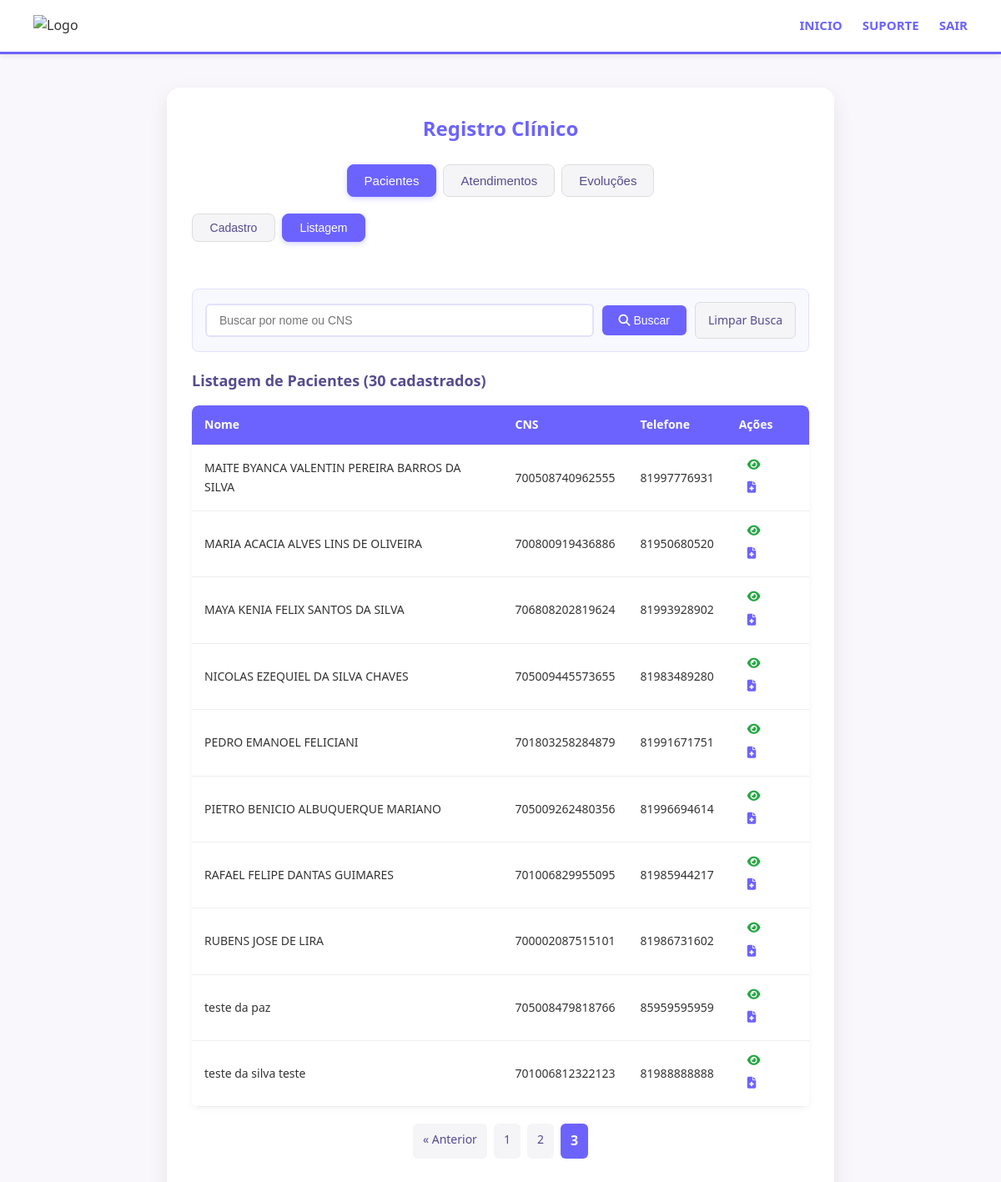
Page /app/r_clinico/pcnt/?sub=documentos&pagina=3 (signed in) on the committed database.
### tables this page shows
CREATE TABLE `paciente` (
  `id` int NOT NULL AUTO_INCREMENT,
  `cns` char(15) DEFAULT NULL COMMENT 'Cartão Nacional de Saúde (opcional se tiver CPF)',
  `nome` varchar(100) NOT NULL COMMENT 'Nome completo do paciente',
  `data_nascimento` date NOT NULL COMMENT 'Data de nascimento',
  `sexo` char(1) NOT NULL COMMENT 'Sexo (M/F)',
  `raca_cor` char(2) DEFAULT NULL COMMENT 'Raça/cor (01-06 conforme tabela)',
  `etnia` char(4) DEFAULT NULL COMMENT 'Código de etnia (se raça=05)',
  `nacionalidade` char(3) DEFAULT NULL COMMENT 'Código de nacionalidade',
  `cep` char(8) DEFAULT NULL COMMENT 'CEP do endereço',
  `endereco` varchar(100) DEFAULT NULL COMMENT 'Nome do logradouro',
  `numero` varchar(10) DEFAULT NULL COMMENT 'Número do endereço',
  `complemento` varchar(20) DEFAULT NULL COMMENT 'Complemento do endereço',
  `bairro` varchar(50) DEFAULT NULL COMMENT 'Bairro',
  `municipio_ibge` char(6) DEFAULT NULL COMMENT 'Código IBGE do município',
  `telefone` char(11) DEFAULT NULL COMMENT 'Telefone com DDD',
  `email` varchar(50) DEFAULT NULL COMMENT 'E-mail',
  `cpf` char(11) DEFAULT NULL COMMENT 'CPF (opcional se tiver CNS)',
  `situacao_rua` char(1) DEFAULT NULL COMMENT 'Situação de rua (S/N)',
  `data_cadastro` timestamp NULL DEFAULT CURRENT_TIMESTAMP COMMENT 'Data do cadastro',
  `data_atualizacao` timestamp NULL DEFAULT CURRENT_TIMESTAMP ON UPDATE CURRENT_TIMESTAMP COMMENT 'Última atualização',
  `codigo_logradouro` varchar(45) DEFAULT '1',
  PRIMARY KEY (`id`)
);

### app/r_clinico/pcnt/classes/conteudo.r_clinico.pcnt.class.php (the view, shortened to what the rows shown need)
<?php
include_once "paciente.class.php";
class ConteudoRClinicoPCNT
{
    private $paciente;
    private $paciente_id;
    public function __construct($paciente_id = null)
    {
        $this->paciente = new Paciente();
        $this->paciente_id = $paciente_id;
    }
    public function render()
    {
$html = <<<HTML
            <!DOCTYPE html>
            <html lang="pt-BR">
            <head>
                <meta charset="UTF-8">
                <meta name="viewport" content="width=device-width, initial-scale=1.0">
                <title>Registro Clínico - Pacientes</title>
                <link rel="stylesheet" href="./src/style.css">
                <link rel="stylesheet" href="https://cdnjs.cloudflare.com/ajax/libs/font-awesome/6.6.0/css/all.min.css  ">
            </head>
HTML;
        $body = $this->renderBody();
        $html .= $body;
        $html .= <<<HTML
            <script src="./src/script.js"></script>
            <script src="https://cdnjs.cloudflare.com/ajax/libs/jquery/3.6.0/jquery.min.js  "></script>
            <script src="https://cdnjs.cloudflare.com/ajax/libs/jquery.mask/1.14.16/jquery.mask.min.js  "></script>
        </body>
        </html>
HTML;
        return $html;
    }
    private function renderBody()
    {
        $resultado = null;
        $pacienteBuscado = null;
$html = <<<HTML
            <body>
                <header>
                    <div class="logo">
                        <img src="#" alt="Logo">
                    </div>
                    <nav>
                        <ul>
                            <li><a href="../../">INICIO</a></li>
                            <li><a href="#">SUPORTE</a></li>
                            <li><a href="?sair">SAIR</a></li>
                        </ul>
                    </nav>
                </header>
                <section class="simple-box">
                    <h2>Registro Clínico</h2>
                    <div class="tabs" id="main-tabs">
                        <button class="tab-btn active" onclick="redirectToTab('pacientes')">Pacientes</button>
                        <button class="tab-btn" onclick="redirectToTab('atendimentos')">Atendimentos</button>
                        <button class="tab-btn" onclick="redirectToTab('evolucoes')">Evoluções</button>
                    </div>
                    <div id="sub-tabs">
                        <div class="sub-tabs" id="sub-pacientes">
                            <button class="tab-btn" data-main="pacientes" data-sub="cadastro" onclick="showSubTab('pacientes', 'cadastro', this)">Cadastro</button>
                            <button class="tab-btn active" data-main="pacientes" data-sub="documentos" onclick="showSubTab('pacientes', 'documentos', this)">Listagem</button>
HTML;
$html .= <<<HTML
                            </div>
                        </div>
                        <div id="tab-content">
                            <div id="pacientes-cadastro" class="tab-content" style="display:none;">
                                {$this->getFormularioCadastro($resultado)}
                            </div>
                            <div id="pacientes-documentos" class="tab-content active">
                                {$this->getListagemPacientes($resultado, $pacienteBuscado)}
                            </div>
                            <div id="pacientes-historico" class="tab-content" style="display:none;">
HTML;
            if ($this->paciente_id) {
                $html .= $this->getHistoricoEvolucoesPorPaciente($this->paciente_id);
            } else {
                $html .= '<div class="form-message error">Paciente não especificado para exibir histórico.</div>';
            }
$html .= <<<HTML
                        </div>
                        <div id="pacientes-edicao" class="tab-content" style="display:none;">
                            {$this->getFormularioEdicao($resultado)}
                        </div>
                    </div>
                </section>
                <div id="modal-exclusao" class="modal" style="display:none;">
                    <div class="modal-content">
                        <div class="modal-header">
                            <h3>Confirmar Exclusão</h3>
                            <span class="close-modal" onclick="fecharModal()">&times;</span>
                        </div>
                        <div class="modal-body">
                            <p>Tem certeza que deseja excluir este paciente?</p>
                            <p><strong>Esta ação não pode ser desfeita.</strong></p>
                        </div>
                        <div class="modal-footer">
                            <button class="btn-cancel" onclick="fecharModal()">Cancelar</button>
                            <button class="btn-delete" id="confirmar-exclusao">Excluir</button>
                        </div>
                    </div>
                </div>
                <script src="./src/script.js"></script>
                <script src="https://cdnjs.cloudflare.com/ajax/libs/jquery/3.6.0/jquery.min.js  "></script>
                <script src="https://cdnjs.cloudflare.com/ajax/libs/jquery.mask/1.14.16/jquery.mask.min.js  "></script>
            </body>
HTML;
        return $html;
    }
    private function getListagemPacientes($resultado = null, $pacienteBuscado = null)
    {
        $mensagens = '';
        $termoBusca = $_GET['busca'] ?? '';
        $formularioBusca = '';
        $tabelaPacientes = '';
        $controls = '';
        if ($pacienteBuscado) {
            $dataNasc = date('d/m/Y', strtotime($pacienteBuscado['data_nascimento']));
            $tabelaPacientes = '
            <div class="table-container">
                <div class="paciente-detalhe">
                    <h3>Dados do Paciente Encontrado</h3>
                    <div class="paciente-info">
                        <p><strong>ID:</strong> ' . htmlspecialchars($pacienteBuscado['id']) . '</p>
                        <p><strong>Nome:</strong> ' . htmlspecialchars($pacienteBuscado['nome']) . '</p>
                        <p><strong>CNS:</strong> ' . (!empty($pacienteBuscado['cns']) ? htmlspecialchars($pacienteBuscado['cns']) : '-') . '</p>
                        <p><strong>Data de Nascimento:</strong> ' . $dataNasc . '</p>
                        <p><strong>Sexo:</strong> ' . ($pacienteBuscado['sexo'] == 'M' ? 'Masculino' : 'Feminino') . '</p>
                        <p><strong>Telefone:</strong> ' . (!empty($pacienteBuscado['telefone']) ? htmlspecialchars($pacienteBuscado['telefone']) : '-') . '</p>
                        <p><strong>Email:</strong> ' . (!empty($pacienteBuscado['email']) ? htmlspecialchars($pacienteBuscado['email']) : '-') . '</p>
                        <p><strong>Endereço:</strong> ' . htmlspecialchars($pacienteBuscado['endereco'] . ', ' . $pacienteBuscado['numero'] . (!empty($pacienteBuscado['complemento']) ? ' - ' . $pacienteBuscado['complemento'] : '')) . '</p>
                        <p><strong>Bairro:</strong> ' . htmlspecialchars($pacienteBuscado['bairro']) . '</p>
                        <p><strong>CEP:</strong> ' . (!empty($pacienteBuscado['cep']) ? htmlspecialchars($pacienteBuscado['cep']) : '-') . '</p>
                        <p><strong>Raça/Cor:</strong> ' . $this->getDescricaoRacaCor($pacienteBuscado['raca_cor']) . '</p>
                        <p><strong>Nacionalidade:</strong> ' . $this->getDescricaoNacionalidade($pacienteBuscado['nacionalidade']) . '</p>
                        <p><strong>Situação de Rua:</strong> ' . ($pacienteBuscado['situacao_rua'] == 'S' ? 'Sim' : 'Não') . '</p>
                    </div>
                    <div class="paciente-actions">
                        <button class="btn-edit" onclick="editarPaciente(' . $pacienteBuscado['id'] . ')" title="Editar">
                            <i class="fas fa-edit"></i> Editar
                        </button>
                        <button class="btn-delete" onclick="confirmarExclusao(' . $pacienteBuscado['id'] . ')">
                            <i class="fas fa-trash"></i> Excluir
                        </button>
                        <button class="btn-evolucao" onclick="abrirEvolucao(' . $pacienteBuscado['id'] . ')">
                            <i class="fas fa-file-medical"></i> Evolução
                        </button>
                        <button class="btn-historico" onclick="showSubTab(\'pacientes\', \'historico\', this)">
                            <i class="fas fa-history"></i> Histórico
                        </button>
                        <a href="?sub=documentos" class="btn-clear">
                            <i class="fas fa-arrow-left"></i> Voltar
                        </a>
                    </div>
                </div>
            </div>';
        } else {
            $pagina = isset($_GET['pagina']) && is_numeric($_GET['pagina']) ? (int)$_GET['pagina'] : 1;
            $porPagina = 10;
            $pacientes = $this->paciente->buscarPorTermoPaginado($termoBusca, $pagina, $porPagina);
            $totalPacientes = $this->paciente->getTotalPacientes($termoBusca);
            $totalPaginas = ceil($totalPacientes / $porPagina);
            $formularioBusca = '
            <div class="search-bar">
                <form method="GET" class="search-form">
                    <input type="hidden" name="sub" value="documentos">
                    <input type="text" name="busca" placeholder="Buscar por nome ou CNS"
                        value="' . htmlspecialchars($termoBusca) . '" maxlength="100">
                    <button type="submit" class="btn-search">
                        <i class="fas fa-search"></i> Buscar
                    </button>
                    <a href="?sub=documentos" class="btn-clear">Limpar Busca</a>
                </form>
            </div>';
            if (!empty($pacientes)) {
                $tabelaPacientes = '
                <div class="table-container">
                    <table class="pacientes-table">
                        <thead>
                            <tr>
                                <th>Nome</th>
                                <th>CNS</th>
                                <th>Telefone</th>
                                <th>Ações</th>
                            </tr>
                        </thead>
                        <tbody>';
                foreach ($pacientes as $paciente) {
                    $tabelaPacientes .= '
                        <tr>
                            <td>' . htmlspecialchars($paciente['nome']) . '</td>
                            <td>' . (!empty($paciente['cns']) ? htmlspecialchars($paciente['cns']) : '-') . '</td>
                            <td>' . (!empty($paciente['telefone']) ? htmlspecialchars($paciente['telefone']) : '-') . '</td>
                            <td>
                                <a href="?id=' . $paciente['id'] . '&sub=documentos" class="btn-view" title="Visualizar">
                                    <i class="fas fa-eye"></i>
                                </a>
                                <button class="btn-edit" onclick="abrirEvolucao(' . $paciente['id'] . ')" title="Evolucao">
                                    <i class="fas fa-file-medical"></i>
                                </button>
                            </td>
                        </tr>';
                }
                $tabelaPacientes .= '
                        </tbody>
                    </table>
                </div>
                <div class="table-actions">
                    <button class="btn-delete-multiple" onclick="excluirSelecionados()" id="btn-excluir-selecionados" style="display:none;">
                        <i class="fas fa-trash"></i> Excluir Selecionados
                    </button>
                </div>';
                if ($totalPaginas > 1) {
                    $controls = '<div class="pagination-controls">';
                    if ($pagina > 1) {
                        $prev = $pagina - 1;
                        $controls .= '<a href="?sub=documentos' . (!empty($termoBusca) ? '&busca=' . urlencode($termoBusca) : '') . '&pagina=' . $prev . '" class="btn-pagination">&laquo; Anterior</a>';
                    }
                    for ($i = max(1, $pagina - 2); $i <= min($totalPaginas, $pagina + 2); $i++) {
                        if ($i == $pagina) {
                            $controls .= '<span class="pagination-current">' . $i . '</span>';
                        } else {
                            $controls .= '<a href="?sub=documentos' . (!empty($termoBusca) ? '&busca=' . urlencode($termoBusca) : '') . '&pagina=' . $i . '" class="btn-pagination">' . $i . '</a>';
                        }
                    }
                    $controls .= '</div>';
                }
            } else {
                $tabelaPacientes = '<div class="no-data">Nenhum paciente encontrado.</div>';
            }
        }
        $total = $pacienteBuscado ? 1 : $totalPacientes ?? 0;
        return '
        <div class="listagem-container">
            ' . $mensagens . '
            ' . $formularioBusca . '
            <div class="table-header">
                <h3>' . ($pacienteBuscado ? 'Detalhes do Paciente' : 'Listagem de Pacientes (' . $total . ' cadastrado' . ($total != 1 ? 's' : '') . ')') . '</h3>
            </div>
            ' . $tabelaPacientes . '
            ' . $controls . '
        </div>';
    }
    private function getFormularioEdicao($resultado = null)
    {
        $id = isset($_GET['id']) ? (int)$_GET['id'] : 0;
        if ($id <= 0) {
            return '<div class="form-message error">ID do paciente não informado.</div>';
        }
    }
}
?>

### rows in the picture
paciente: nome "MAITE BYANCA VALENTIN PEREIRA BARROS DA SILVA", cns "700508740962555", telefone "81997776931"
paciente: nome "MARIA ACACIA ALVES LINS DE OLIVEIRA", cns "700800919436886", telefone "81950680520"
paciente: nome "MAYA KENIA FELIX SANTOS DA SILVA", cns "706808202819624", telefone "81993928902"
paciente: nome "NICOLAS EZEQUIEL DA SILVA CHAVES", cns "705009445573655", telefone "81983489280"
paciente: nome "PEDRO EMANOEL FELICIANI", cns "701803258284879", telefone "81991671751"
paciente: nome "PIETRO BENICIO ALBUQUERQUE MARIANO", cns "705009262480356", telefone "81996694614"
paciente: nome "RAFAEL FELIPE DANTAS GUIMARES", cns "701006829955095", telefone "81985944217"
paciente: nome "RUBENS JOSE DE LIRA", cns "700002087515101", telefone "81986731602"
paciente: nome "teste da paz", cns "705008479818766", telefone "85959595959"
paciente: nome "teste da silva teste", cns "701006812322123", telefone "81988888888"

### other values in the picture
$total "30"
